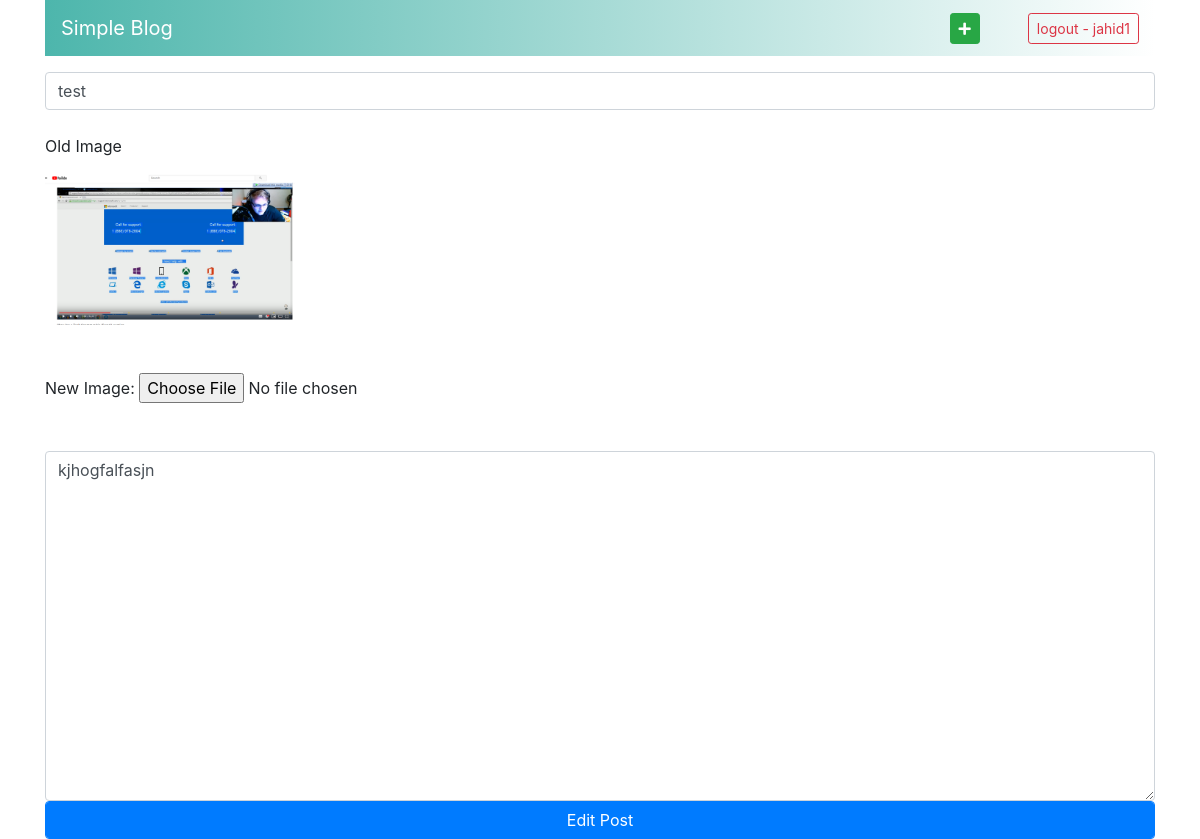
The page /edit-post/15/ (signed in) on the database its author committed.
### homepage/models.py (models this page shows, shortened)
class post(models.Model):
    postTitle = models.CharField(max_length=150)
    postImage = models.ImageField(upload_to='image/', blank=True, null=True)
    description = models.TextField()
    createdOn = models.DateTimeField(auto_now=True)
    author = models.ForeignKey(User, on_delete=models.CASCADE)

### homepage/views.py (the view, shortened to what this page needs)
# urls.py: path('edit-post/<int:id>/', editpost, name='editpost'),
@login_required(login_url='login')
def editpost(request, id):
    if post.objects.filter(pk=id, author=request.user).count() == 0:
        return render(request, 'edit-post.html', {'error': 'You have not enough permission to edit this post'})
    else:
        getsinglepost = post.objects.get(pk=id, author=request.user)
        print(getsinglepost.postTitle)
        return render(request, 'edit-post.html', {'post': getsinglepost})

### homepage/templates/edit-post.html (shortened to what this page needs)
<!doctype html>
<html lang="en">
    <head>
        <link rel="stylesheet" href="https://maxcdn.bootstrapcdn.com/bootstrap/4.0.0/css/bootstrap.min.css">
        <link rel="stylesheet" href="https://use.fontawesome.com/releases/v5.8.1/css/all.css">
    </head>
    <body>
        <div class="container">
            <nav class="navbar navbar-dark bg-dark text-white" style="background-image: linear-gradient(to right, #4DB6AC, white);">
            <a href="{% url 'userpanel' %}" class="navbar-brand">Simple Blog</a>
            <div class="float-right">
                <a href="{% url 'createpost' %}" class="mr-5 text-white btn btn-success btn-sm"><i class="fa fa-plus"></i></a>
                <a href="javascript:{document.getElementById('logoutform').submit()}" class="btn btn-outline-danger btn-sm float-right">logout - {{ request.user.first_name }}</a>
            </div>
            </nav>
            {% if post is not None %}
                <div class="mt-3">
                    <form method="POST" enctype="multipart/form-data">
                        <input type="text" class="mb-4 form-control" name="posttitle" placeholder="Post Title" value="{{ post.postTitle }}">
                        <p> Old Image </p>
                        <img style="max-width:250px; max-height:250px;" class="mb-5" src="{{ post.postImage.url }}" /> <br>
                        New Image: <input type="file" name="postImagefile" class="mb-5">
                        <textarea class="form-control d-flex justify-content-start" style="max-width:100%; height:350px;" name="postdescription" placeholder="Your post details here">{{ post.description}}</textarea>
                        <input type="submit" class="form-control btn btn-primary" value="Edit Post">
                    </form>
                </div>
            {% endif %}
        </div>
    </body>
</html>

### rows shown on the page
post: posttitle "test", postImage (picture), postdescription "kjhogfalfasjn"

### other values the page prints
{{ request.user.first_name }} "jahid1"
